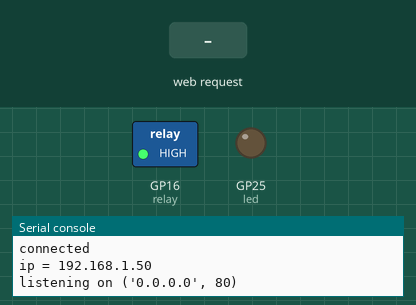
This program was run on a simulated Raspberry Pi Pico running MicroPython. Parts: switched loads named in the program (green lamp = pin HIGH), output pins drawn as LEDs (lit = HIGH), the last lines printed to the serial console. The test bench sets the inputs (shaded band). WiFi joins after 1.5 s.

Above: at 4.4 s.
4.5 s: HTTP request GET /relay/on received
At 5.5 s:
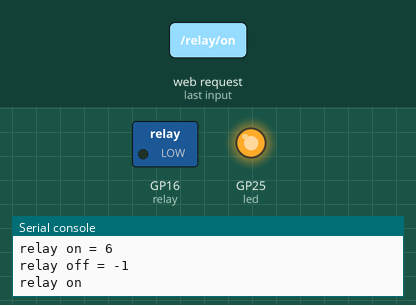
6.0 s: HTTP request GET /relay/off received
At 6.6 s:
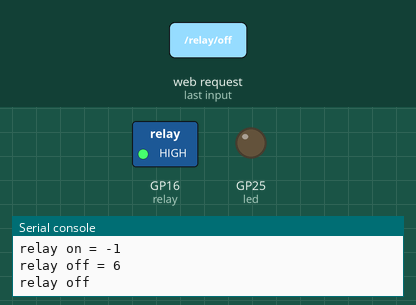
Timing chart, 0 to 9.0 s (numbered marks = the images above; inputs shaded):
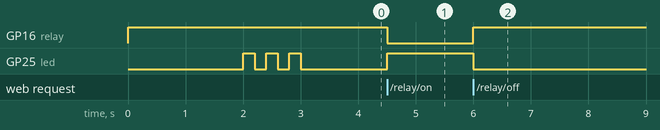

The program:

pico_w_relay.py
```python
#Source: Electrocredible.com
from machine import Pin
import network
import socket
import time

relay = Pin(16, Pin.OUT)
relay.value(1)
relayState= "Relay is OFF"

led=Pin("LED", Pin.OUT)

ssid = 'YII2'
password = '69134883'

wlan = network.WLAN(network.STA_IF)
wlan.active(True)
wlan.connect(ssid, password)

html = """<!DOCTYPE html>
<html>
   <head>
      <title>Pico Relay Control Web Server</title>
      <meta charset="UTF-8">
      <meta name="viewport" content="width=device-width, initial-scale=1">

      <style>html{font-family: Arial; display:inline-block; margin: 0px auto; text-align: center;}
         h1{font-family: Arial; color: #2551cc;}
         .button1{-webkit-border-radius: 28; -moz-border-radius: 28; border-radius: 28px; font-family: Arial; color: #ffffff;
         font-size: 30px; background: #2ba615; padding: 10px 20px 10px 20px; text-decoration: none;}
         .button2{-webkit-border-radius: 28; -moz-border-radius: 28; border-radius: 28px; font-family: Arial; color: #ffffff;
         font-size: 30px; background: #f52e45; padding: 10px 20px 10px 20px; text-decoration: none;}
      </style>
   </head>
   <body>
      <h1>Pico Relay Control Web Server</h1>
      <p>%s</p>
      <p><a href="/relay/on"><button class="button1">ON</button></a></p>
      <p><a href="/relay/off"><button class="button2">OFF</button></a></p>
   </body>
</html>
"""

# Wait for connect or fail
max_wait = 10
while max_wait > 0:
    if wlan.status() < 0 or wlan.status() >= 3:
        break
    max_wait -= 1
    print('waiting for connection...')
    time.sleep(1)

# Handle connection error
if wlan.status() != 3:
    raise RuntimeError('network connection failed')
else:
    print('connected')
    status = wlan.ifconfig()
    print( 'ip = ' + status[0] )
    for i in range (6):
        led.toggle()
        time.sleep_ms(200)

addr = socket.getaddrinfo('0.0.0.0', 80)[0][-1]
s = socket.socket()
s.bind(addr)
s.listen(1)
print('listening on', addr)

while True:
    try:
        cl, addr = s.accept()
        print('client connected from', addr)
        request = cl.recv(1024)
        print(request)

        request = str(request)
        relay_on = request.find('/relay/on')
        relay_off = request.find('/relay/off')
        print( 'relay on = ' + str(relay_on))
        print( 'relay off = ' + str(relay_off))

        if relay_on == 6:
            print("relay on")
            relay.value(0)
            led.value(1)
            relayState = "Relay is ON"

        if relay_off == 6:
            print("relay off")
            relay.value(1)
            led.value(0)
            relayState = "Relay is OFF"

        response = html % relayState
        cl.send('HTTP/1.0 200 OK\r\nContent-type: text/html\r\n\r\n')
        cl.send(response)
        cl.close()

    except OSError as e:
        cl.close()
        print('connection closed')
```

Measured:
- after the input at 4.5 s, GP16 (relay): HIGH → LOW at once; GP25 (led): LOW → HIGH at once
- after the input at 6.0 s, GP16 (relay): LOW → HIGH at once; GP25 (led): HIGH → LOW at once
